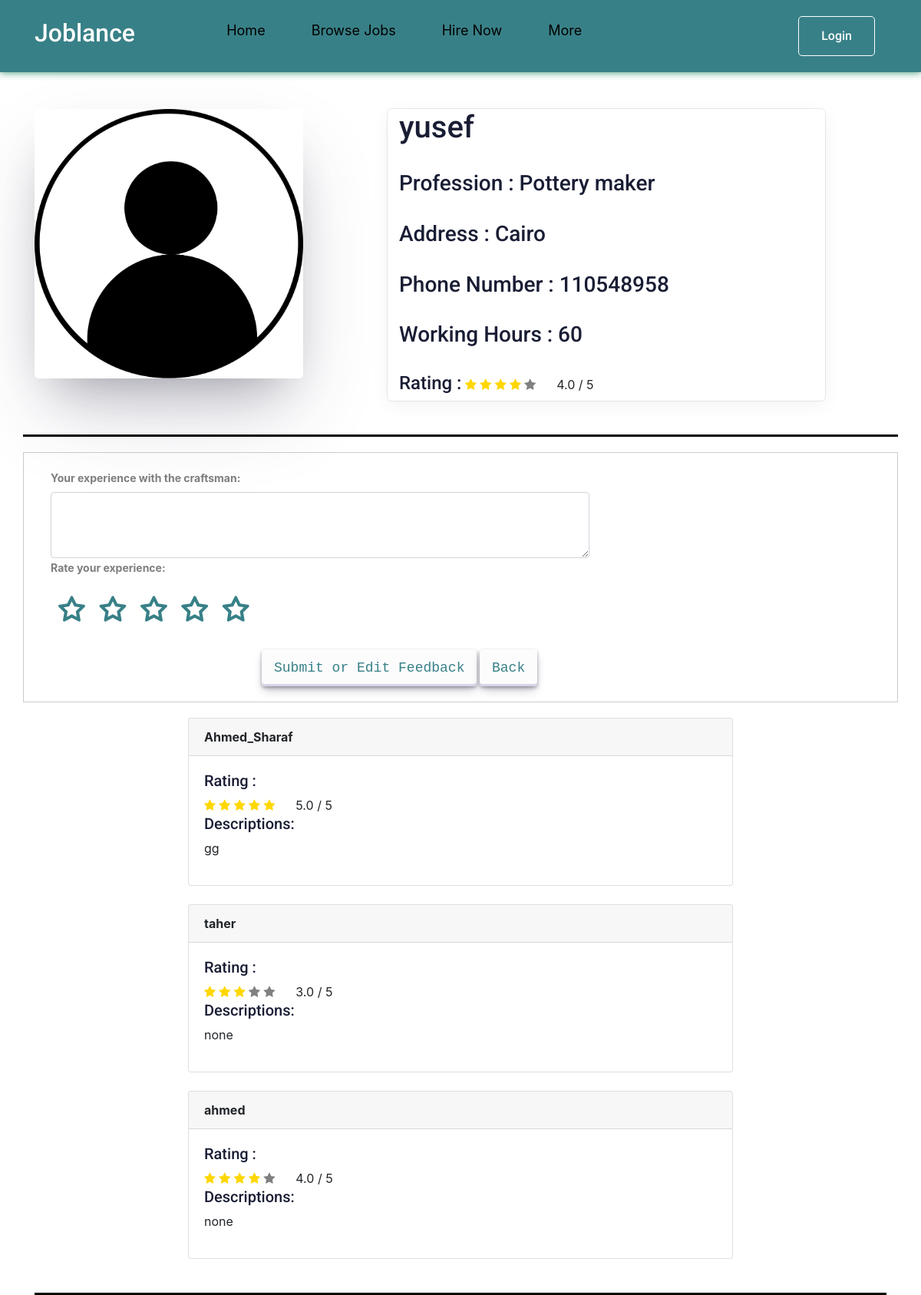
Page /features/craftsman_detail/2/ on the committed database.
### features/models.py (models this page shows, shortened)
class Craftsmen(models.Model):
     image = models.ImageField(default='user.png', upload_to=image_upload)
     name = models.CharField(max_length=30, default='none')
     slug = models.SlugField(null=True, blank=True)
     phone_number = models.IntegerField(default='none')
     profession = models.CharField(max_length=30, default='none')
     address = models.CharField(max_length=50, default='none')
     working_hours = models.CharField(max_length=50, default='none')
     description = models.TextField(max_length=10000)
     def __str__(self):
         return str(self.name)
     def average_review(self):
         review = Rating.objects.filter(RACraftsmen=self).aggregate(average=Avg('RAting'))
         avg = 0
         if review["average"] is not None:
             avg = float(review["average"])
         return avg

class Rating(models.Model):
    RAUser = models.ForeignKey(User , on_delete=models.CASCADE , blank=True, null=True ,verbose_name=_("User "))
    RACraftsmen = models.ForeignKey('Craftsmen' , on_delete=models.CASCADE , blank=True, null=True ,verbose_name=_("Craftsmen "))
    RAting = models.IntegerField(default='0')
    RADescription = models.TextField(max_length=10000 , blank=True, null=True )

### features/views.py (the view)
# urls.py: path('craftsman_detail/<int:craftsman_id>/', views.craftsman_detail, name='craftsman_detail'),
def craftsman_detail(request, craftsman_id):
    craftsman_details = Craftsmen.objects.get(id=craftsman_id)
    Rev =craftsman_details.average_review()
    rating_details = Rating.objects.filter(RACraftsmen=craftsman_details)
    context = {'craftsman_detail': craftsman_details ,'rating_details': rating_details , 'Rev':Rev}
    return render(request, 'features/craftsman_detail.html', context)

### features/templates/features/craftsman_detail.html (shortened to what this page needs)
{% load static %}
<!DOCTYPE html>
<html lang="en">
<head>
    <link rel="stylesheet" href="{% static 'css/normalize.css' %}">
    <link rel="stylesheet" href="{% static 'css/craftsmen.css' %}">
    <link rel="stylesheet" href="{% static 'css/style.css'%}">
    <link rel="stylesheet" href="{% static 'css/craftsman_detail.css'%}">
    <link rel="stylesheet" href="{% static 'css/rating.css'%}">
    <link rel="stylesheet" href="{% static 'css/all.min.css' %}">
    <link rel="stylesheet" href="https://stackpath.bootstrapcdn.com/bootstrap/4.3.1/css/bootstrap.min.css">
    <link rel="stylesheet" href="https://cdnjs.cloudflare.com/ajax/libs/font-awesome/4.7.0/css/font-awesome.min.css">
</head>
<body>
    <Header>
        <div class="container">
            <a href="{% url 'pages:index' %}" class="logo">
                <h2 style="color: #fff;">Joblance</h2>
            </a>
            <ul class="links">
                <li><a href="{% url 'pages:home' %}">Home</a></li>
                <li><a href="{% url 'jobs:job_list' %}">Browse Jobs</a></li>
                <li><a href="{% url 'profiles:others' %}">Hire Now</a></li>
                <li>
                    <a href="#" class="io">More</a>
                </li>
            </ul>
            <div class="col-xl-3 col-lg-3 d-none d-lg-block">
                <div class="Appointment">
                    {% if request.user.is_authenticated %}
                    <div class="d-none d-lg-block">
                        <a href="{% url 'registration:logout' %}" class="boxed-btn3">Logout</a>
                    </div>
                    {% else %}
                    <div class="d-none d-lg-block">
                        <a class="boxed-btn3" href="{% url 'registration:signin' %}" style="float: right;">Login</a>
                    </div>
                    {% endif %}
                </div>
            </div>
        </div>
    </Header>
    <div class="container dark-grey-text mt-5">
        <div class="row wow fadeIn">
          <div class="col-md-4  mb-4">
            <img src="{{ craftsman_detail.image.url }} " class="iMg" alt="">
          </div>
          <div class="col-md-6  mb-4 wid">
                <h1>{{ craftsman_detail }} </h1>
                <br>
                <h3>Profession : {{ craftsman_detail.profession }} </h3>
                <h3>Address : {{ craftsman_detail.address }} </h3>
                <h3>Phone Number : {{ craftsman_detail.phone_number }} </h3>
                <h3>Working Hours : {{ craftsman_detail.working_hours }} </h3>
                <h4>Rating :  </h4>
                <div class="review-feedback BQ">
                    <span class="fa {% if Rev == 0.5 %}fa-star-half-full {% elif Rev < 0.5 %}fa fa-star{% elif  Rev > 0.5 %}fa fa-star-full{% endif %}"></span>
                    <span class="fa {% if Rev == 1.5 %}fa-star-half-full {% elif Rev < 1.5 %}fa fa-star{% elif  Rev > 1.5 %}fa fa-star-full{% endif %}"></span>
                    <span class="fa {% if Rev == 2.5 %}fa-star-half-full {% elif Rev < 2.5 %}fa fa-star{% elif  Rev > 2.5 %}fa fa-star-full{% endif %}"></span>
                    <span class="fa {% if Rev == 3.5 %}fa-star-half-full {% elif Rev < 3.5 %}fa fa-star{% elif  Rev > 3.5 %}fa fa-star-full{% endif %}"></span>
                    <span class="fa {% if Rev == 4.5 %}fa-star-half-full {% elif Rev < 4.5 %}fa fa-star{% elif  Rev > 4.5 %}fa fa-star-full{% endif %}"></span>&nbsp;&nbsp;&nbsp;&nbsp;&nbsp;
                    {{Rev | stringformat:".1f"}} / 5
                </div>
                <br>
            </div>
        </div>
            <form method="POST" class="row ccc" action="{% url 'features:submit_rating' craftsmanId=craftsman_detail.id %}">
                    <div class="col-md-8">
                        <label for="experience">Your experience with the craftsman:</label>
                        <textarea class="form-control" id="experience" name="description" rows="3"></textarea>
                    </div>
                    <div class="col-md-6">
                        <label for="rating">Rate your experience:</label>
                        <br>
                        <div class="rating">
                            <label class="star star-5" for="star-5"></label>
                            <label class="star star-4" for="star-4"></label>
                            <label class="star star-3" for="star-3"></label>
                            <label class="star star-2" for="star-2"></label>
                            <label class="star star-1" for="star-1"></label>
                        </div>
                    </div>
                    <div class="col-md-6 offset-md-3 DDD">
                        <button type="submit" class="button-30">Submit or Edit Feedback</button>
                        <a href="{% url 'features:craftsmen'%}" class="button-30">Back</a>
                    </div>
            </form>
                <div class="container">
                    <div class="row justify-content-center">
                        <div class="col-md-8">
                            {% for rating in rating_details %}
                            <div class="card">
                              <strong class="card-header">{{ rating.RAUser }}</strong>
                              <div class="card-body">
                                <h5>Rating : </h5>
                                <div class="review-feedback">
                                    <span class="fa fa-star {% if rating.RAting > 0 %} checked {% endif %}"></span>
                                    <span class="fa fa-star {% if rating.RAting > 1 %} checked {% endif %}"></span>
                                    <span class="fa fa-star {% if rating.RAting > 2 %} checked {% endif %}"></span>
                                    <span class="fa fa-star {% if rating.RAting > 3 %} checked {% endif %}"></span>
                                    <span class="fa fa-star {% if rating.RAting > 4 %} checked {% endif %}"></span>&nbsp;&nbsp;&nbsp;&nbsp;&nbsp;
                                    {{rating.RAting | stringformat:".1f"}} / 5
                                </div>
                                <h5>Descriptions:</h5>
                                <ul>
                                  {% if rating.RADescription %}
                                    <li>{{ rating.RADescription }}</li>
                                  {% else %}
                                    <li>none</li>
                                  {% endif %}
                                </ul>
                              </div>
                            </div>
                            <br>
                            {% endfor %}
                          </div>
                    </div>
                </div>
    </div>
</body>
</html>

### static/css/craftsmen.css (style rules this page uses)
:root { --main-color: #388087; --main-color-alt: #BADFE7; --main-transition: 0.3s ; --padding-top-section : 100px ; --padding-bottom-section: 100px; --section-background: #1fb38e; }
* { -webkit-box-sizing: border-box; -moz-box-sizing: border-box; box-sizing: border-box; }
html { scroll-behavior: smooth; }
body { font-family: 'Cairo', sans-serif; }
a { text-decoration: none; }
ul { list-style: none; list-style: none; margin: 0; padding: 0; }
.container { padding-left: 15px; padding-right: 15px; margin-left: auto; margin-right: auto; }
@media (min-width: 768px) { .container { width: 750px; } }
@media (min-width: 992px) { .container { width: 970px; } }
@media (min-width: 1200px) { .container { width: 1170px; } }
header { position: relative; box-shadow: 0 0 10px #2c8c6a; background-color: #388087; }
header .container { display: flex; justify-content: space-between; align-items: center; flex-wrap: wrap; position: relative; }
header .links { display: flex; }
header .logo { color: var(--main-color); font-size: 26px; font-weight: bold; height: 78.4px; display: flex; justify-content: center; align-items: center; }
header .links > li > a { position: relative; color: black; font-size: 18px; display: flex; justify-content: center; align-items: center; padding: 0 30px; height: 78.4px; transition: var(--main-transition); -webkit-transition: var(--main-transition); -moz-transition: var(--main-transition); -ms-transition: var(--main-transition); -o-transition: var(--main-transition); overflow: hidden; }
header .links > li > a::before { content: ""; position: absolute; background-color: var(--main-color); width: 100%; height: 4px; top: 0; left: -100%; transition: var(--main-transition); -webkit-transition: var(--main-transition); -moz-transition: var(--main-transition); -ms-transition: var(--main-transition); -o-transition: var(--main-transition); }

### static/css/craftsman_detail.css (style rules this page uses)
.iMg { max-width: 100%; height: auto; display: block; margin: 0 auto; border-radius: 5px; box-shadow: rgba(50, 50, 93, 0.25) 0px 50px 100px -20px, rgba(0, 0, 0, 0.3) 0px 30px 60px -30px; }
.wid { height: auto; display: block; margin: 0 auto; border-radius: 5px; box-shadow: rgba(0, 0, 0, 0.05) 0px 6px 24px 0px, rgba(0, 0, 0, 0.08) 0px 0px 0px 1px; }
.wid h3 { margin-bottom: 2rem; }
.row { border-bottom: 3px solid black; padding-bottom: 20px; }
.ccc { display: flex; flex-wrap: wrap; justify-content: space-between; margin: 20px 0; padding: 20px; border: 1px solid #ccc; }
label { font-weight: bold; margin-bottom: 10px; }

### static/css/rating.css (style rules this page uses)
body { background-color: #eee; }
label.star { float: right; padding: 10px; font-size: 36px; color: #388087; transition: all .2s; }
label.star:before { content: '\f006'; font-family: FontAwesome; }
.rating { display: inline-block; }
.review-feedback .checked { color: gold; }
h4, .BQ { display: inline-block; }
.ccc .DDD .button-30 { align-items: center; appearance: none; background-color: #FCFCFD; border-radius: 4px; border-width: 0; box-shadow: rgba(45, 35, 66, 0.4) 0 2px 4px,rgba(45, 35, 66, 0.3) 0 7px 13px -3px,#D6D6E7 0 -3px 0 inset; box-sizing: border-box; color: #388087; cursor: pointer; display: inline-flex; font-family: "JetBrains Mono",monospace; height: 48px; justify-content: center; line-height: 1; list-style: none; overflow: hidden; padding-left: 16px; padding-right: 16px; position: relative; text-align: left; text-decoration: none; transition: box-shadow .15s,transform .15s; user-select: none; -webkit-user-select: none; touch-action: manipulation; white-space: nowrap; will-change: box-shadow,transform; font-size: 18px; }
.fa-star { color: grey; }
.fa-star-full:before { content: "\f005"; color: #ffd700; }

### rows in the picture
Craftsmen: image (placeholder picture), name "yusef", profession "Pottery maker", address "Cairo", phone_number "110548958", working_hours "60"
Rating: RAUser "Ahmed_Sharaf", RAting "5.0", RADescription "gg"
Rating: RAUser "taher", RAting "3.0", RADescription "none"
Rating: RAUser "ahmed", RAting "4.0", RADescription "none"

### other values in the picture
{{ Rev | stringformat:".1f" }} "4.0"
